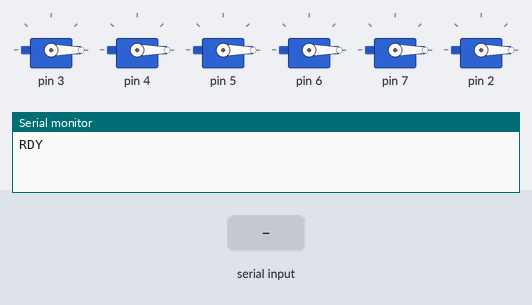
Recording of a sketch running on a simulated Arduino Uno, built with avr-gcc and run on an emulated ATmega328P. Parts: 6 × servo, the last lines printed to the serial monitor. The test bench sets the inputs (shaded band).

Above: at 1.7 s.
1.8 s: "1" received over Serial
At 3.4 s:
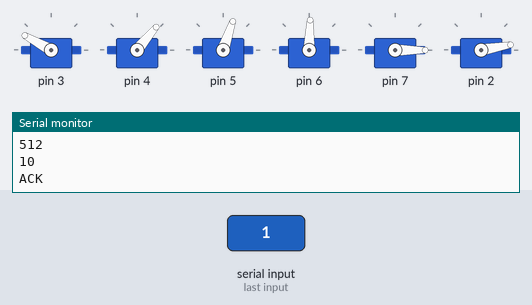
4.3 s: "0" received over Serial
At 6.5 s:
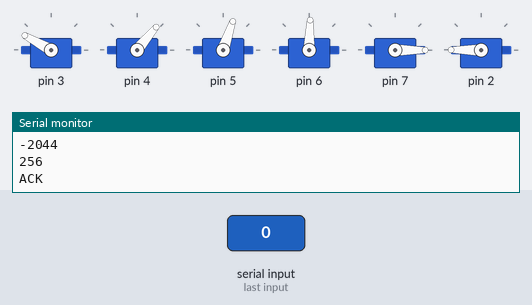
6.8 s: "2" received over Serial
At 8.5 s:
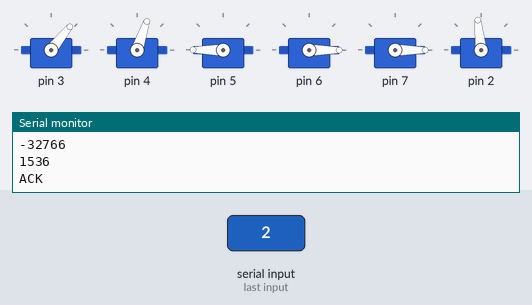
Timing chart, 0 to 10.0 s (numbered marks = the images above; inputs shaded):
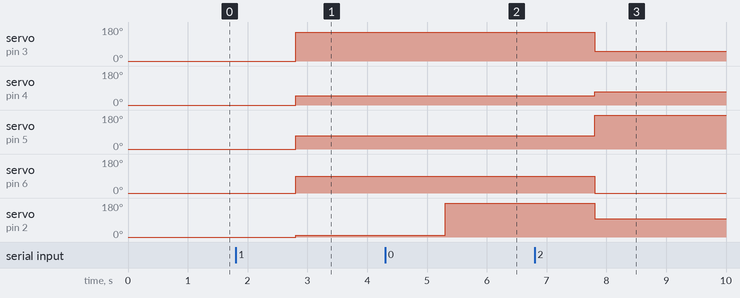

Measured:
- after the input at 1.8 s, servo on pin 3: 0° → 151° after 1.0 s; servo on pin 4: 0° → 50° after 1.0 s; servo on pin 5: 0° → 71° after 1.0 s; servo on pin 6: 0° → 88° after 1.0 s; servo on pin 2: 0° → 10° after 1.0 s
- after the input at 4.3 s, servo on pin 2: 10° → 180° after 1.0 s
- after the input at 6.8 s, servo on pin 3: 151° → 51° after 1.0 s; servo on pin 4: 50° → 71° after 1.0 s; servo on pin 5: 71° → 180° after 1.0 s; servo on pin 6: 88° → 0° after 1.0 s; servo on pin 2: 180° → 96° after 1.0 s

The sketch:

recv.ino
```cpp
#include <HardwareSerial.h>
#include <Servo.h>

#define DBG
#define FNG_CLOSED 0
#define FNG_OPEN   180


class Hand
{
public:
  Servo servos[6];
  void init(int pins[6]);
  void moveFinger(int fid, int pos);
  void setHand(int pos[6]);
  void reset();
};

void Hand::init(int *pins)
{
  for(int i=0; i < 6; i++)
  {
    this->servos[i].attach(pins[i]);
  }
}
void Hand::moveFinger(int fid, int pos)
{
  this->servos[fid].write(pos);
}
void Hand::setHand(int *pos)
{
  for(int i=0; i<6;i++)
  {
    moveFinger(i,  pos[i]);
  }
}
void Hand::reset()
{
  int tmp[6] = {0,0,0,0,0,0};
  setHand(tmp);
}


short request[6] = {0,0,0,0,0,0};
bool hasData = false;
Hand hand;

void setup()
{
  int tmp[6] = {3,4,5,6,7,2};
  hand.init(tmp);
  hand.reset();
  delay(500);

  Serial.begin(9600);
  Serial.println("RDY");
}

void loop()
{
  byte recv[12];
  if (Serial.available() > 0)
  {
    hasData = true;
    Serial.readBytes(recv,12);
  }
  if (hasData)
  {
    for(int i=0; i < 12; i)
    {
      byte l = recv[i];
      byte r = recv[i+1];
      unsigned short bob = r;
      bob <<= 8;
      bob |= l;
      request[(int)i/2] = bob;

      i+=2;
    }
#ifdef DBG
    for (int i = 0; i < 6; i++)
    {
      Serial.println(request[i]);
    }
#endif
    hand.setHand(request);
    Serial.println("ACK");

    hasData = false;
  }
}
```
